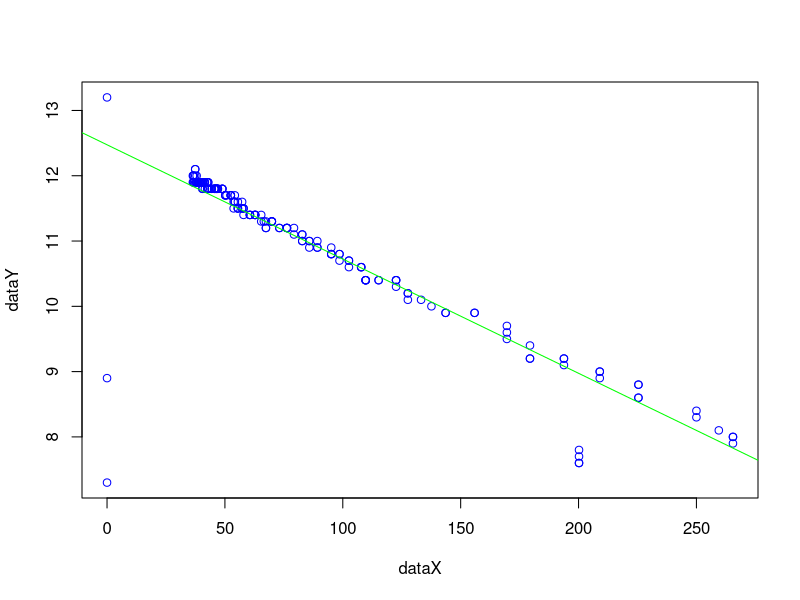
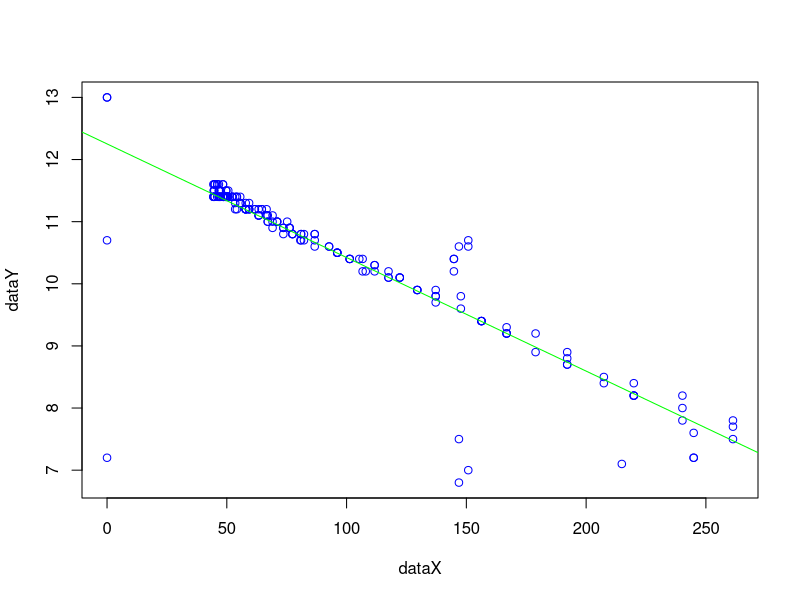
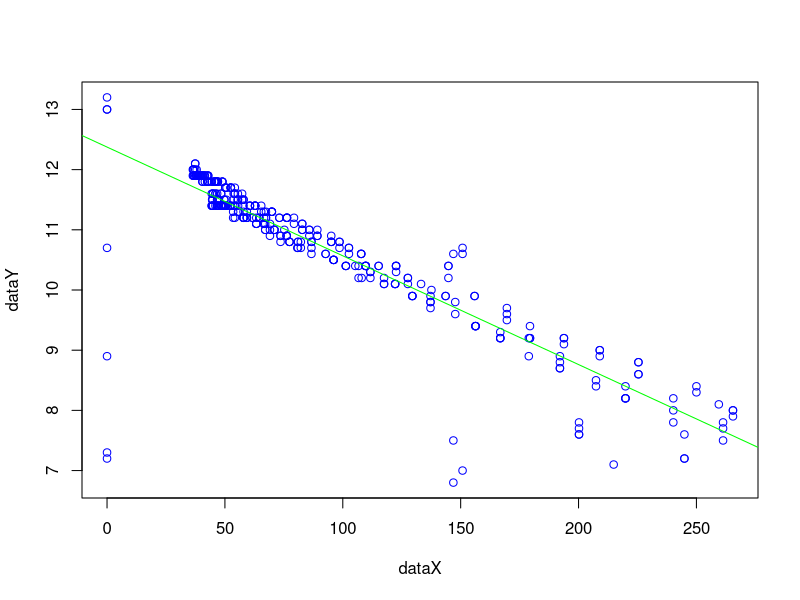

Generate these figures, in order, with R: (Note: a time limit stopped this script after it produced the figures.)
#!/usr/bin/env Rscript

linearModel <- function(dataX, dataY) {
    lsrl = lm(dataY ~ dataX)

    x11()
    plot(dataX, dataY, col = "blue")
    abline(lsrl, col = "green")

    # Residuals Plot
    #x11()
    #plot(dataX, lsrl$residuals)

    #cat("Pearson's R:", cor(dataX, dataY))
    #print(lsrl)
    #cat("SSR:", sum(resid(lsrl) ^ 2))
    #cat("\n========================\n")

    return(lsrl)
}

data4cim = read.csv("data/4cim.csv", header = TRUE)
data6cim = read.csv("data/6cim.csv", header = TRUE)
dataCombinedVolts = c(data4cim$VOLT, data6cim$VOLT)
dataCombinedAmps  = c(data4cim$TOTAL.AMP, data6cim$TOTAL.AMP)

lm4cim = linearModel(data4cim$TOTAL.AMP, data4cim$VOLT)
lm6cim = linearModel(data6cim$TOTAL.AMP, data6cim$VOLT)
lmCombined = linearModel(dataCombinedAmps, dataCombinedVolts)

ssr4cim = sum(resid(lm4cim) ^ 2)
ssr6cim = sum(resid(lm6cim) ^ 2)
ssrCombo = sum(resid(lmCombined) ^ 2)

k = 3
n4cim = length(data4cim$VOLT)
n6cim = length(data6cim$VOLT)
df = n4cim + n6cim - (2 * k)

fstat = ((ssrCombo - (ssr4cim + ssr6cim)) / k) / ((ssr4cim + ssr6cim) / (df))
pval = pf(fstat, k, df)

cat("SSR 4CIM:", ssr4cim, "\n")
cat("SSR 6CIM:", ssr6cim, "\n")
cat("SSR Combo:", ssrCombo, "\n")
cat("k:", k, "\n")
cat("df:", df, "\n")
cat("F:", fstat, "\n")
cat("P-Value:", pval, "\n")

Sys.sleep(1000)
#readline(prompt="Press [enter] to quit")
